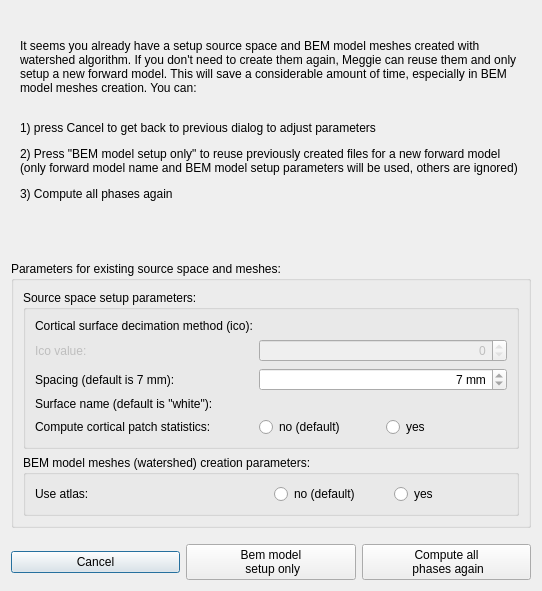
<?xml version="1.0" encoding="UTF-8"?>
<ui version="4.0">
 <class>DialogForwardModelSkip</class>
 <widget class="QDialog" name="DialogForwardModelSkip">
  <property name="geometry">
   <rect>
    <x>0</x>
    <y>0</y>
    <width>542</width>
    <height>591</height>
   </rect>
  </property>
  <property name="windowTitle">
   <string>Reuse existing files?</string>
  </property>
  <layout class="QFormLayout" name="formLayout">
   <item row="1" column="0">
    <spacer name="verticalSpacer_2">
     <property name="orientation">
      <enum>Qt::Vertical</enum>
     </property>
     <property name="sizeType">
      <enum>QSizePolicy::MinimumExpanding</enum>
     </property>
     <property name="sizeHint" stdset="0">
      <size>
       <width>20</width>
       <height>20</height>
      </size>
     </property>
    </spacer>
   </item>
   <item row="3" column="0">
    <spacer name="verticalSpacer">
     <property name="orientation">
      <enum>Qt::Vertical</enum>
     </property>
     <property name="sizeHint" stdset="0">
      <size>
       <width>20</width>
       <height>40</height>
      </size>
     </property>
    </spacer>
   </item>
   <item row="0" column="0" colspan="2">
    <widget class="QFrame" name="frame">
     <property name="minimumSize">
      <size>
       <width>200</width>
       <height>200</height>
      </size>
     </property>
     <property name="frameShape">
      <enum>QFrame::NoFrame</enum>
     </property>
     <property name="frameShadow">
      <enum>QFrame::Raised</enum>
     </property>
     <layout class="QGridLayout" name="gridLayout_4">
      <item row="0" column="0">
       <widget class="QLabel" name="labelQuestion">
        <property name="minimumSize">
         <size>
          <width>200</width>
          <height>200</height>
         </size>
        </property>
        <property name="text">
         <string>&lt;html&gt;&lt;head/&gt;&lt;body&gt;&lt;p&gt;It seems you already have a setup source space and BEM model meshes created with watershed algorithm. If you don't need to create them again, Meggie can reuse them and only setup a new forward model. This will save a considerable amount of time, especially in BEM model meshes creation. You can:&lt;br/&gt;&lt;/p&gt;&lt;p&gt;1) press Cancel to get back to previous dialog to adjust parameters&lt;/p&gt;&lt;p&gt;2) Press &amp;quot;BEM model setup only&amp;quot; to reuse previously created files for a new forward model (only forward model name and BEM model setup parameters will be used, others are ignored)&lt;/p&gt;&lt;p&gt;3) Compute all phases again&lt;/p&gt;&lt;/body&gt;&lt;/html&gt;</string>
        </property>
        <property name="wordWrap">
         <bool>true</bool>
        </property>
       </widget>
      </item>
     </layout>
    </widget>
   </item>
   <item row="2" column="0" colspan="2">
    <widget class="QGroupBox" name="groupBox">
     <property name="sizePolicy">
      <sizepolicy hsizetype="Preferred" vsizetype="Fixed">
       <horstretch>0</horstretch>
       <verstretch>0</verstretch>
      </sizepolicy>
     </property>
     <property name="title">
      <string>Parameters for existing source space and meshes:</string>
     </property>
     <layout class="QGridLayout" name="gridLayout">
      <item row="0" column="0">
       <widget class="QGroupBox" name="groupBoxSourceSpaceSetup">
        <property name="sizePolicy">
         <sizepolicy hsizetype="Preferred" vsizetype="Fixed">
          <horstretch>0</horstretch>
          <verstretch>0</verstretch>
         </sizepolicy>
        </property>
        <property name="minimumSize">
         <size>
          <width>0</width>
          <height>0</height>
         </size>
        </property>
        <property name="title">
         <string>Source space setup parameters:</string>
        </property>
        <layout class="QGridLayout" name="gridLayout_3">
         <item row="1" column="1" colspan="2">
          <widget class="QSpinBox" name="spinBoxSurfaceDecimValue">
           <property name="enabled">
            <bool>false</bool>
           </property>
           <property name="minimumSize">
            <size>
             <width>0</width>
             <height>0</height>
            </size>
           </property>
           <property name="alignment">
            <set>Qt::AlignRight|Qt::AlignTrailing|Qt::AlignVCenter</set>
           </property>
           <property name="readOnly">
            <bool>true</bool>
           </property>
          </widget>
         </item>
         <item row="0" column="0">
          <widget class="QLabel" name="labelIco">
           <property name="text">
            <string>Cortical surface decimation method (ico):</string>
           </property>
           <property name="buddy">
            <cstring></cstring>
           </property>
          </widget>
         </item>
         <item row="1" column="0">
          <widget class="QLabel" name="labelIcoValue">
           <property name="enabled">
            <bool>false</bool>
           </property>
           <property name="text">
            <string>Ico value:</string>
           </property>
          </widget>
         </item>
         <item row="2" column="1" colspan="2">
          <widget class="QSpinBox" name="spinBoxSpacing">
           <property name="minimumSize">
            <size>
             <width>0</width>
             <height>0</height>
            </size>
           </property>
           <property name="alignment">
            <set>Qt::AlignRight|Qt::AlignTrailing|Qt::AlignVCenter</set>
           </property>
           <property name="readOnly">
            <bool>true</bool>
           </property>
           <property name="suffix">
            <string> mm</string>
           </property>
           <property name="value">
            <number>7</number>
           </property>
          </widget>
         </item>
         <item row="6" column="0">
          <widget class="QLabel" name="labelCPS">
           <property name="text">
            <string>Compute cortical patch statistics:</string>
           </property>
          </widget>
         </item>
         <item row="6" column="1" colspan="2">
          <layout class="QHBoxLayout" name="horizontalLayout_3">
           <item>
            <widget class="QRadioButton" name="radioButtonPatchStatNo">
             <property name="text">
              <string>no (default)</string>
             </property>
             <property name="checkable">
              <bool>false</bool>
             </property>
             <property name="checked">
              <bool>false</bool>
             </property>
            </widget>
           </item>
           <item>
            <widget class="QRadioButton" name="radioButtonPatchStatYes">
             <property name="text">
              <string>yes</string>
             </property>
             <property name="checkable">
              <bool>false</bool>
             </property>
            </widget>
           </item>
          </layout>
         </item>
         <item row="2" column="0">
          <widget class="QLabel" name="labelSpacing">
           <property name="text">
            <string>Spacing (default is 7 mm):</string>
           </property>
           <property name="buddy">
            <cstring>spinBoxSpacing</cstring>
           </property>
          </widget>
         </item>
         <item row="4" column="0">
          <widget class="QLabel" name="labelSurface">
           <property name="text">
            <string>Surface name (default is &quot;white&quot;):</string>
           </property>
          </widget>
         </item>
         <item row="0" column="1" colspan="2">
          <widget class="QLabel" name="labelDecimMethod">
           <property name="text">
            <string/>
           </property>
          </widget>
         </item>
         <item row="4" column="1" colspan="2">
          <widget class="QLabel" name="labelSurfaceName">
           <property name="text">
            <string/>
           </property>
          </widget>
         </item>
        </layout>
       </widget>
      </item>
      <item row="1" column="0">
       <widget class="QGroupBox" name="groupBoxBemModelMeshes">
        <property name="sizePolicy">
         <sizepolicy hsizetype="Preferred" vsizetype="Fixed">
          <horstretch>0</horstretch>
          <verstretch>0</verstretch>
         </sizepolicy>
        </property>
        <property name="title">
         <string>BEM model meshes (watershed) creation parameters:</string>
        </property>
        <layout class="QGridLayout" name="gridLayout_2">
         <item row="0" column="0">
          <widget class="QLabel" name="labelAtlas">
           <property name="text">
            <string>Use atlas:</string>
           </property>
          </widget>
         </item>
         <item row="0" column="1">
          <layout class="QHBoxLayout" name="horizontalLayout_5">
           <item>
            <widget class="QRadioButton" name="radioButtonAtlasNo">
             <property name="text">
              <string>no (default)</string>
             </property>
             <property name="checkable">
              <bool>false</bool>
             </property>
             <property name="checked">
              <bool>false</bool>
             </property>
            </widget>
           </item>
           <item>
            <widget class="QRadioButton" name="radioButtonAtlasYes">
             <property name="text">
              <string>yes</string>
             </property>
             <property name="checkable">
              <bool>false</bool>
             </property>
            </widget>
           </item>
          </layout>
         </item>
        </layout>
       </widget>
      </item>
     </layout>
    </widget>
   </item>
   <item row="4" column="0" colspan="2">
    <layout class="QHBoxLayout" name="horizontalLayout">
     <item>
      <widget class="QPushButton" name="pushButtonCancel">
       <property name="text">
        <string>Cancel</string>
       </property>
      </widget>
     </item>
     <item>
      <widget class="QPushButton" name="pushButtonBemOnly">
       <property name="text">
        <string>Bem model 
 setup only</string>
       </property>
      </widget>
     </item>
     <item>
      <widget class="QPushButton" name="pushButtonComputeAll">
       <property name="text">
        <string>Compute all 
 phases again</string>
       </property>
      </widget>
     </item>
    </layout>
   </item>
  </layout>
 </widget>
 <resources/>
 <connections/>
</ui>
